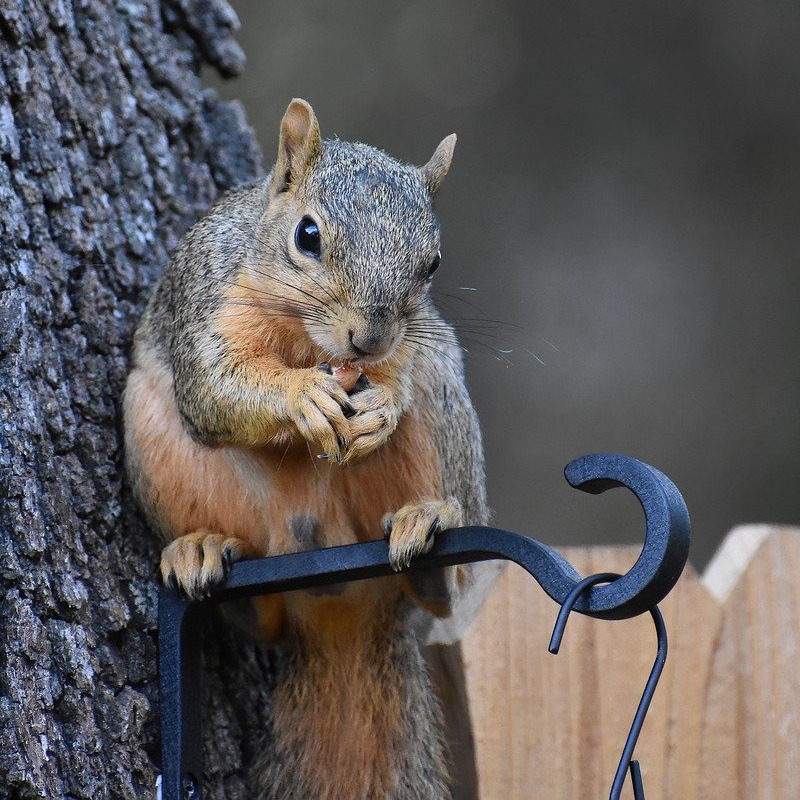
#> input picture imagenes/ardilla.jpg, 800 x 800 px
$ python aplicacion1.py
#> lines starting #> are read from the running program, lines starting #| are printed output that depends on the picture
import cv2
import numpy as np
import matplotlib.pyplot as plt

def escalar_imagen(ruta_imagen, factor_x, factor_y):
    imagen = cv2.imread(ruta_imagen)

    imagen_rgb = cv2.cvtColor(imagen, cv2.COLOR_BGR2RGB)

    alto, ancho, _ = imagen.shape

    scaling_matrix = np.array([[factor_x, 0, 0], [0, factor_y, 0]])

    imagen_escalada = cv2.warpAffine(imagen_rgb, scaling_matrix, (ancho, alto))

    plt.figure(figsize=(10, 5))

    plt.subplot(1, 2, 1)
    plt.title('Imagen Original')
    plt.imshow(imagen_rgb)

    plt.subplot(1, 2, 2)
    plt.title(f'Imagen Escalada (Factor X: {factor_x}, Factor Y: {factor_y})')
    plt.imshow(imagen_escalada)

    plt.show()

def rotar_imagen(ruta_imagen, angulo_rotacion):
    imagen = cv2.imread(ruta_imagen)

    imagen_rgb = cv2.cvtColor(imagen, cv2.COLOR_BGR2RGB)

    alto, ancho, _ = imagen.shape

    centro = (ancho // 2, alto // 2)

    rotation_matrix = cv2.getRotationMatrix2D(centro, angulo_rotacion, 1.0)

    imagen_rotada = cv2.warpAffine(imagen_rgb, rotation_matrix, (ancho, alto))

    plt.figure(figsize=(10, 5))

    plt.subplot(1, 2, 1)
    plt.title('Imagen Original')
    plt.imshow(imagen_rgb)

    plt.subplot(1, 2, 2)
    plt.title(f'Imagen Rotada\n(Ángulo: {angulo_rotacion} grados)')
    plt.imshow(imagen_rotada)

    plt.show()


def deformar_imagen(ruta_imagen, factor_x, factor_y):
    imagen = cv2.imread(ruta_imagen)

    imagen_rgb = cv2.cvtColor(imagen, cv2.COLOR_BGR2RGB)

    alto, ancho, _ = imagen.shape

    shear_matrix = np.array([[1, factor_x, 0], [factor_y, 1, 0]])

    imagen_deformada = cv2.warpAffine(imagen_rgb, shear_matrix, (ancho, alto))

    plt.figure(figsize=(10, 5))

    plt.subplot(1, 2, 1)
    plt.title('Imagen Original')
    plt.imshow(imagen_rgb)

    plt.subplot(1, 2, 2)
    plt.title(f'Imagen Deformada\n(Shear X: {factor_x}, Shear Y: {factor_y})')
    plt.imshow(imagen_deformada)

    plt.show()


ruta_imagen = 'imagenes/ardilla.jpg' # Cambia a la ruta de tu imagen

# ROTAR
angulo_rotacion = 45
rotar_imagen(ruta_imagen, angulo_rotacion)
#> in rotar_imagen, imagen is the input picture: shape (800, 800, 3); mean B, G, R 91.1, 91, 95.3
#> in rotar_imagen, `imagen_rotada = cv2.warpAffine(imagen_rgb, rotation_matrix, (ancho, al..`:
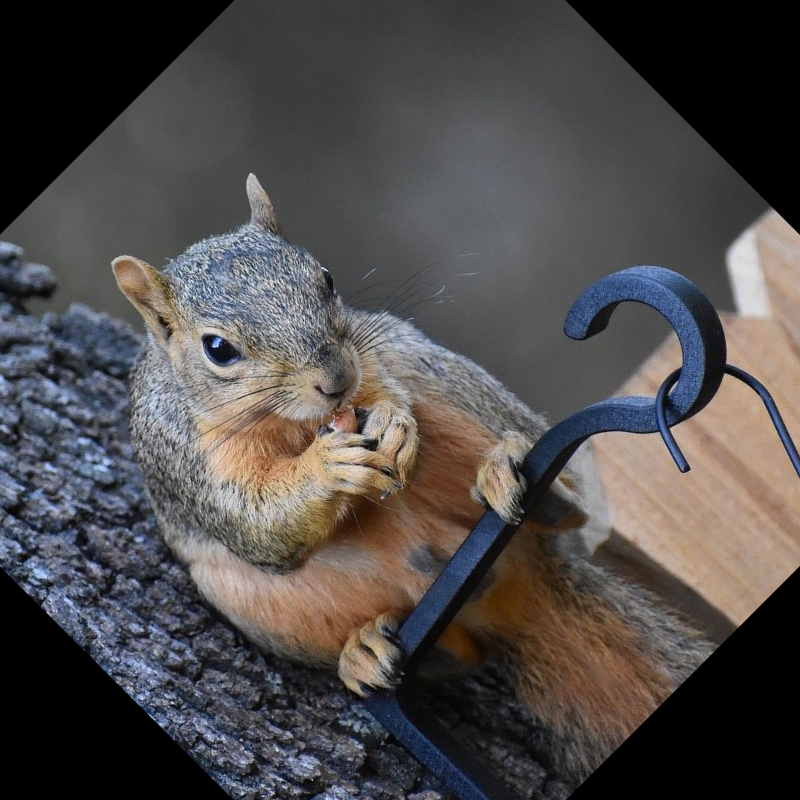
#> imagen_rotada: shape (800, 800, 3); mean R, G, B 78.9, 75.3, 74.6

angulo_rotacion = 69
rotar_imagen(ruta_imagen, angulo_rotacion)
#> call 2 of rotar_imagen, with ruta_imagen = 'imagenes/ardilla.jpg', angulo_rotacion = 69
#> in rotar_imagen (call 2), `imagen_rotada = cv2.warpAffine(imagen_rgb, rotation_matrix, (ancho, al..`:
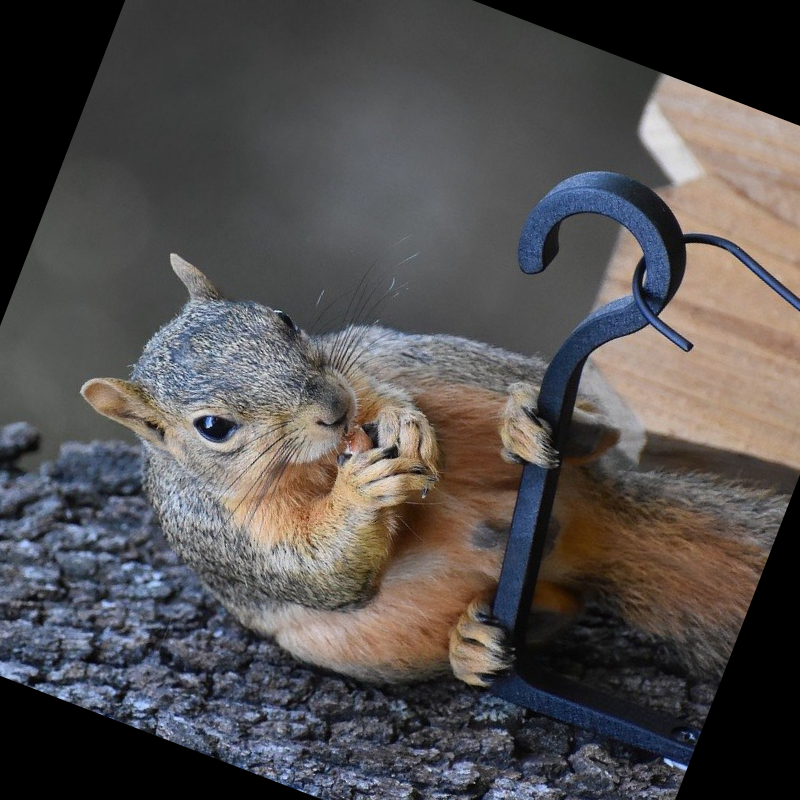
#> imagen_rotada: shape (800, 800, 3); mean R, G, B 83.1, 79.4, 79
#> in rotar_imagen (call 2), `plt.show()`:
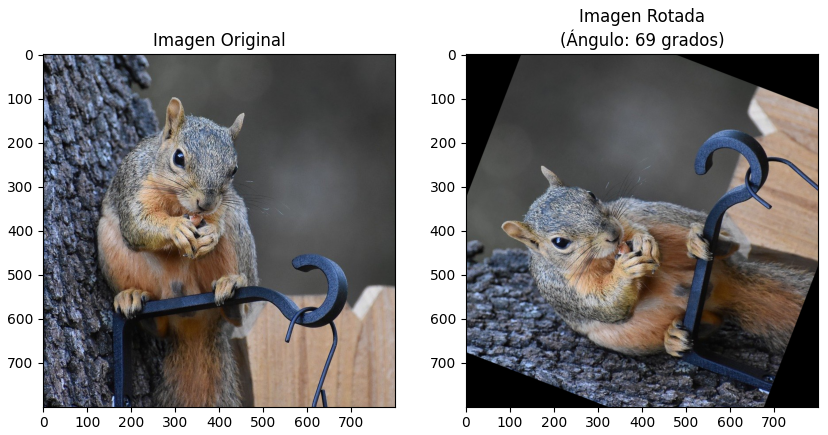
#> figure drawn by matplotlib, 2 panels


# ESCALAR
escala_factor_x = 2.0
escala_factor_y = 1.5
escalar_imagen(ruta_imagen, escala_factor_x, escala_factor_y)
#> in escalar_imagen, `imagen_escalada = cv2.warpAffine(imagen_rgb, scaling_matrix, (ancho, a..`:
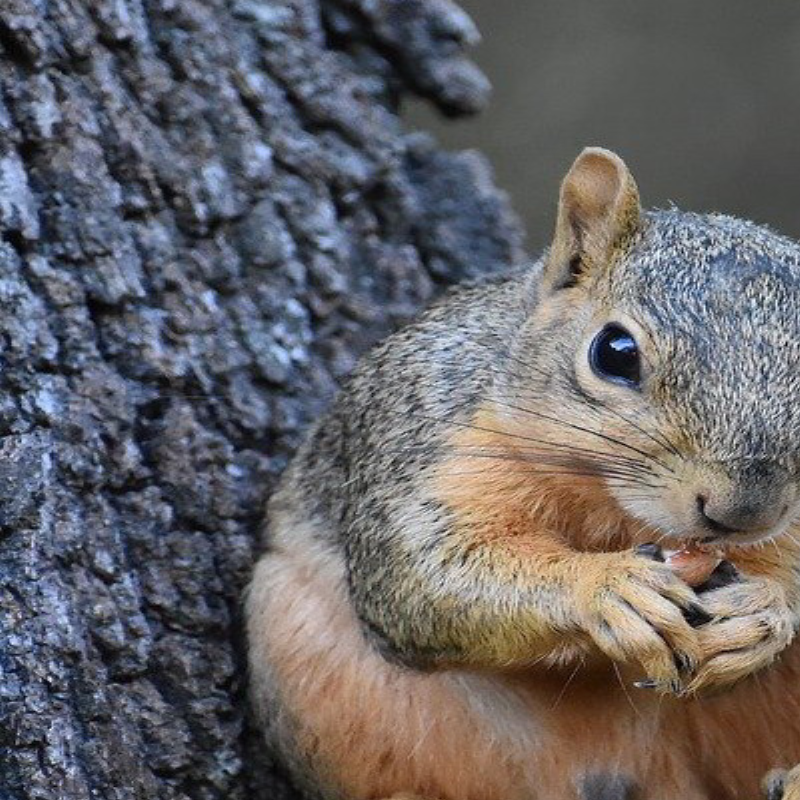
#> imagen_escalada: shape (800, 800, 3); mean R, G, B 103, 100, 102.5

escala_factor_x = 3.0
escala_factor_y = 4.5
escalar_imagen(ruta_imagen, escala_factor_x, escala_factor_y)
#> call 2 of escalar_imagen, with ruta_imagen = 'imagenes/ardilla.jpg', factor_x = 3, factor_y = 4.5
#> in escalar_imagen (call 2), `imagen_escalada = cv2.warpAffine(imagen_rgb, scaling_matrix, (ancho, a..`:
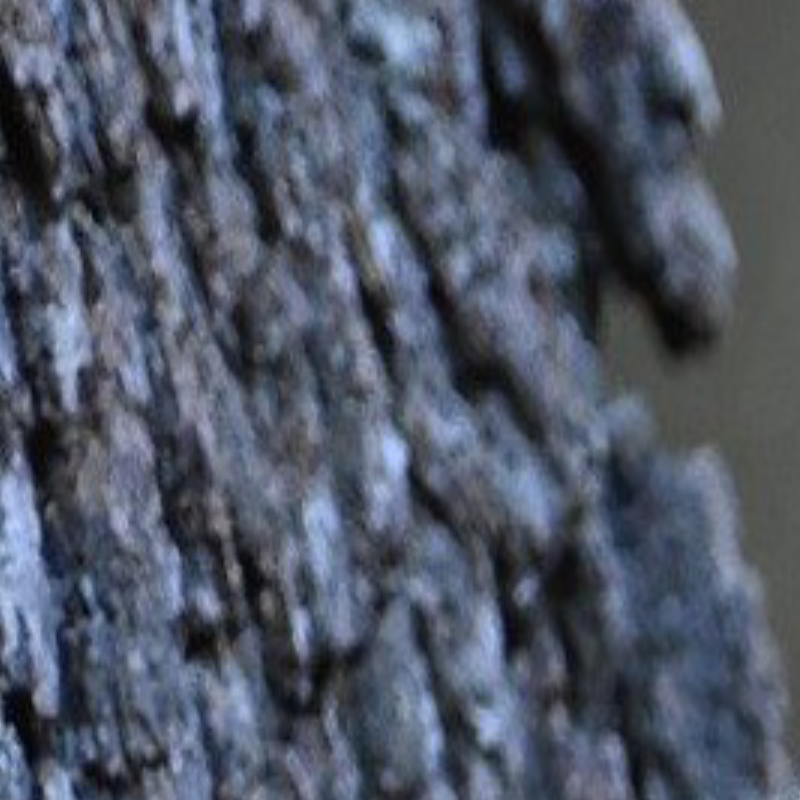
#> imagen_escalada: shape (800, 800, 3); mean R, G, B 79, 86.4, 101.8


# DEFORMAR
deformar_factor_x = 0.2
deformar_factor_y = 0.5
deformar_imagen(ruta_imagen, deformar_factor_x, deformar_factor_y)
#> in deformar_imagen, `imagen_deformada = cv2.warpAffine(imagen_rgb, shear_matrix, (ancho, al..`:
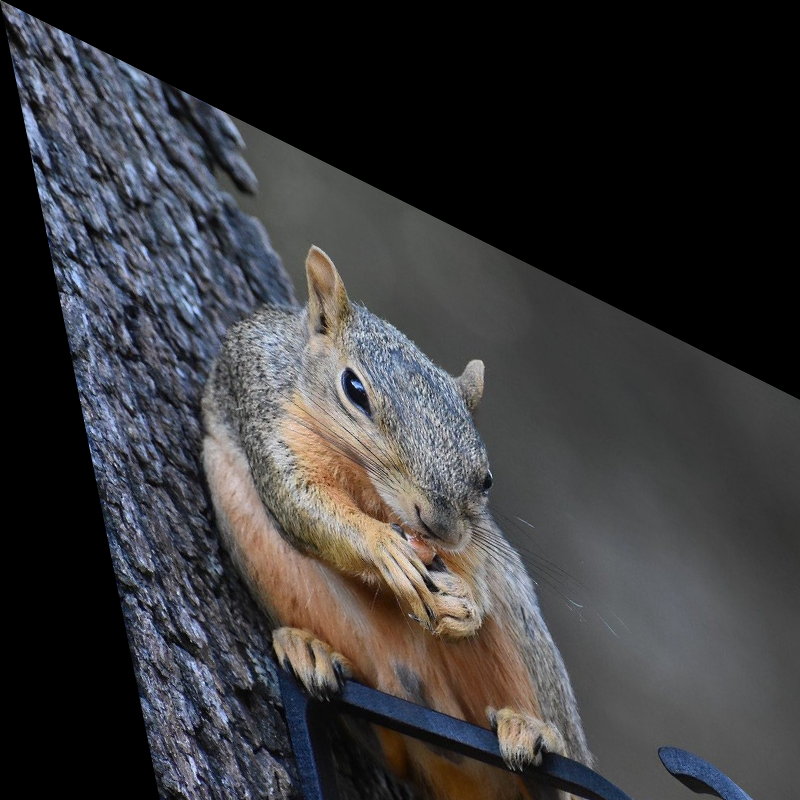
#> imagen_deformada: shape (800, 800, 3); mean R, G, B 56.9, 56.1, 57.8

deformar_factor_x = 0.1
deformar_factor_y = 0.9
deformar_imagen(ruta_imagen, deformar_factor_x, deformar_factor_y)
#> call 2 of deformar_imagen, with ruta_imagen = 'imagenes/ardilla.jpg', factor_x = 0.1, factor_y = 0.9
#> in deformar_imagen (call 2), `imagen_deformada = cv2.warpAffine(imagen_rgb, shear_matrix, (ancho, al..`:
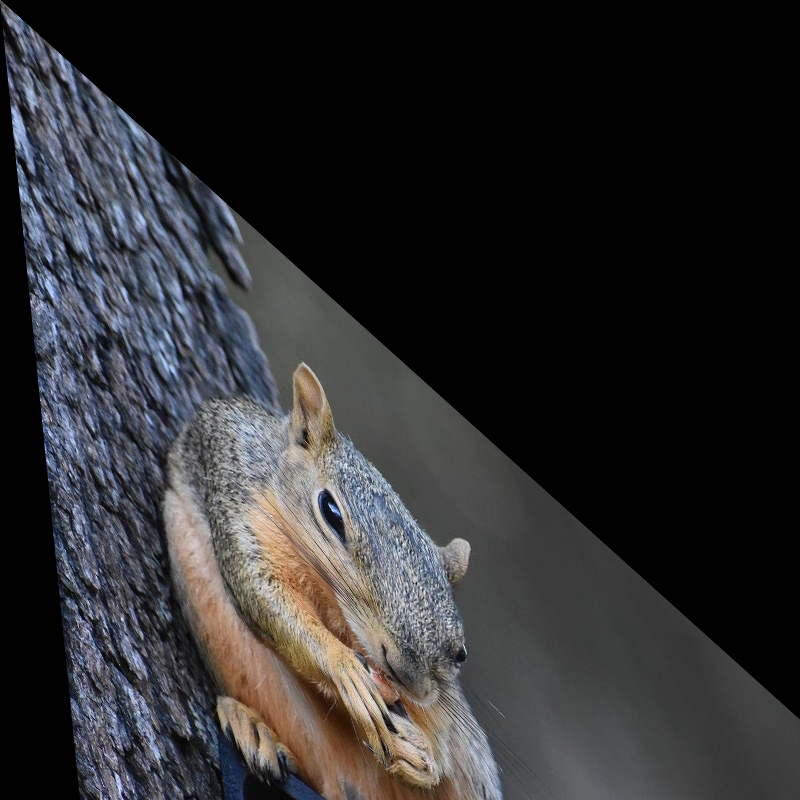
#> imagen_deformada: shape (800, 800, 3); mean R, G, B 45.5, 45, 46.6
